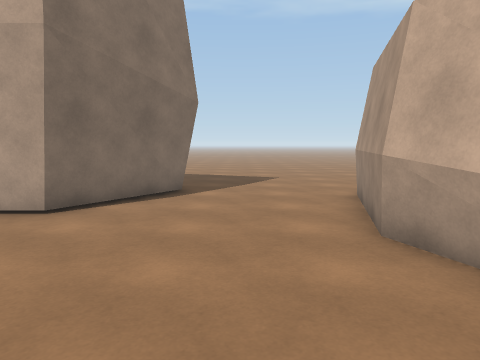
View 1 (above)

24 first-person views from a walk through a Unity game level. The camera is 1.4 m above the floor, tilts 6° down and sees 70° across. The floor is counted in squares, 1 m on a side. Each view is taken from the middle of a square. On the plan, view 1 faces up. The plan holds only what a view shows up to about 15 squares ahead; the rest is blank. The place goes on beyond the plan.

View 2
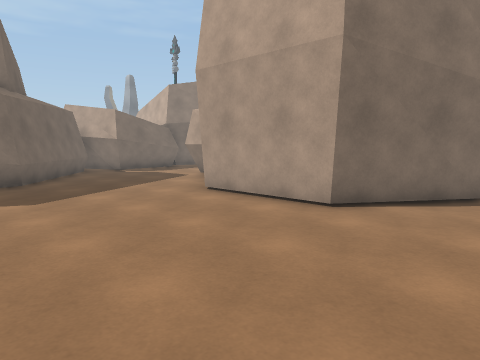

View 3
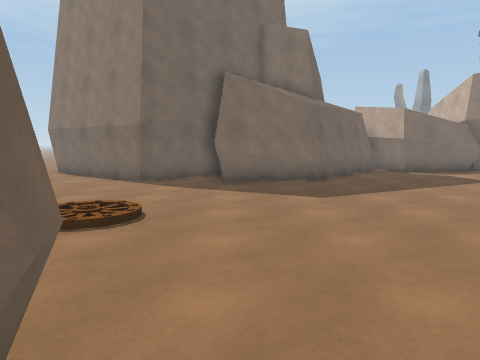

View 4
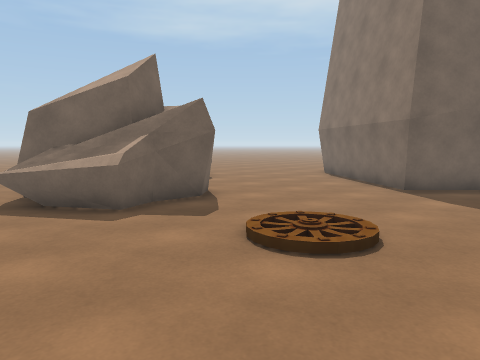

View 5
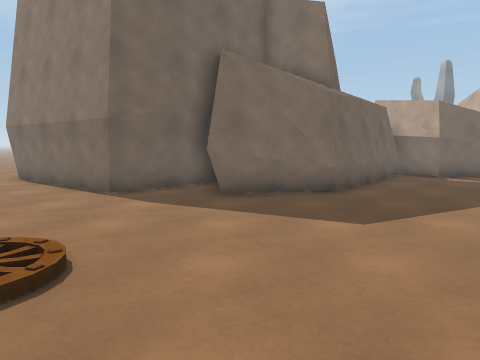

View 6
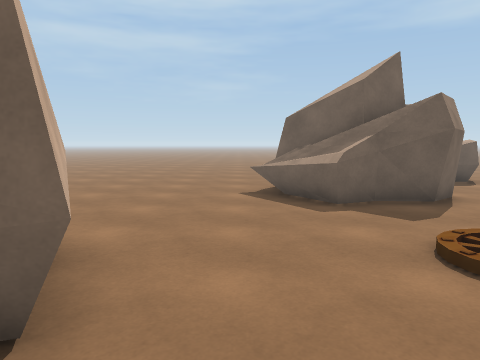

View 7
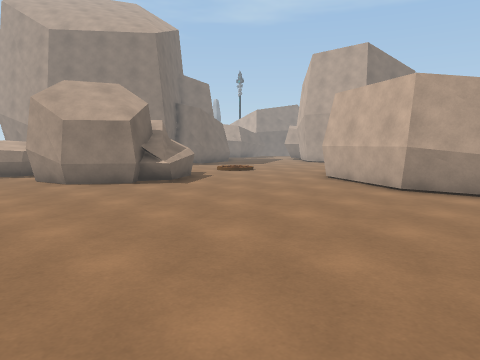

View 8
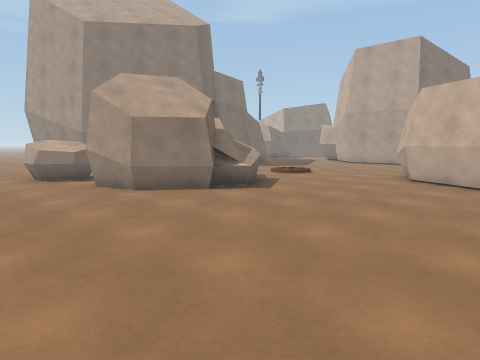

View 9
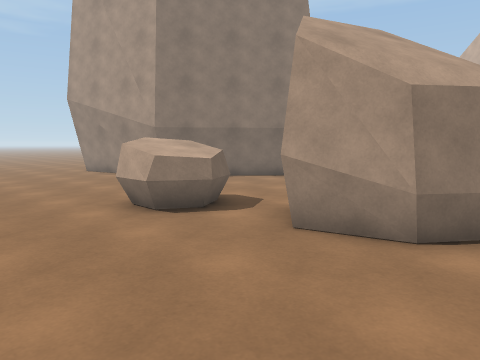

View 10
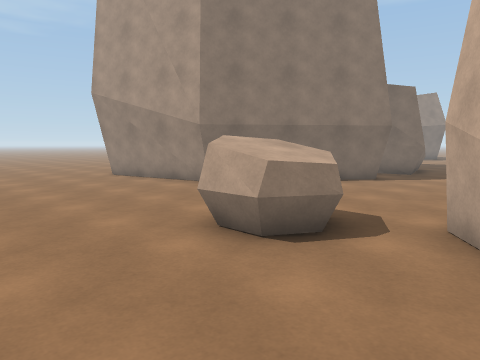

View 11
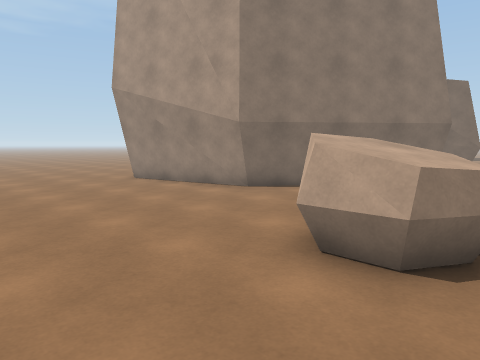

View 12
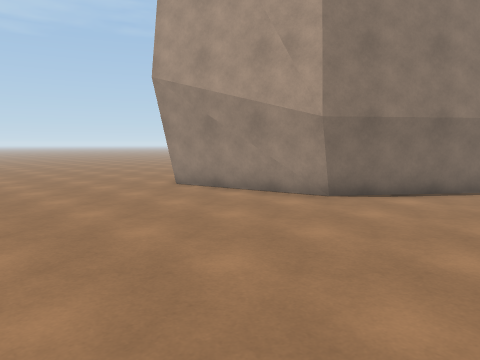

View 13
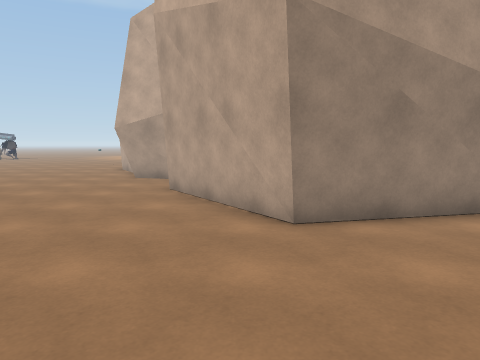

View 14
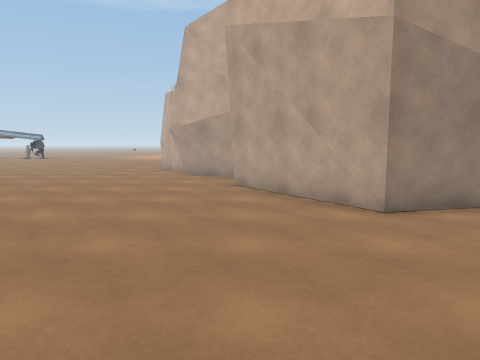

View 15
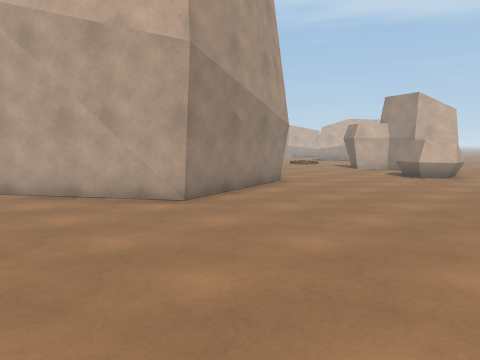

View 16
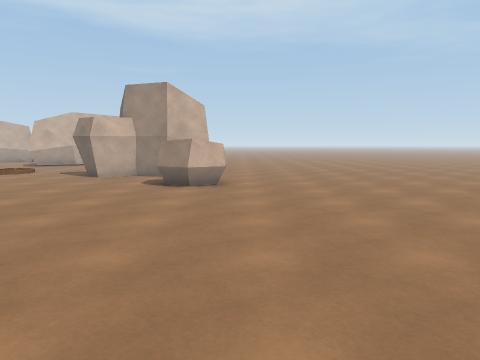

View 17
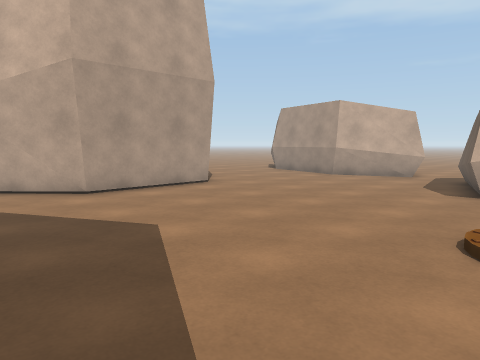

View 18
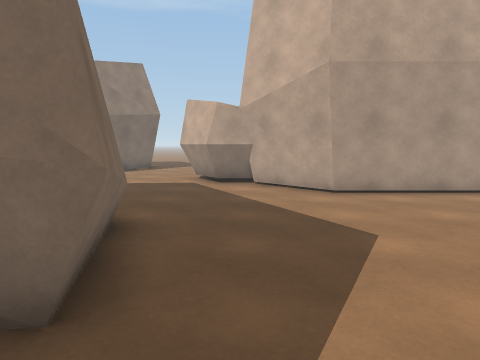

View 19
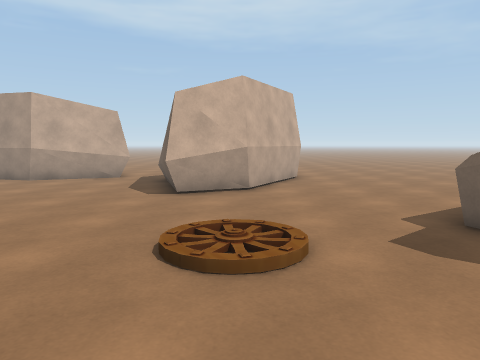

View 20
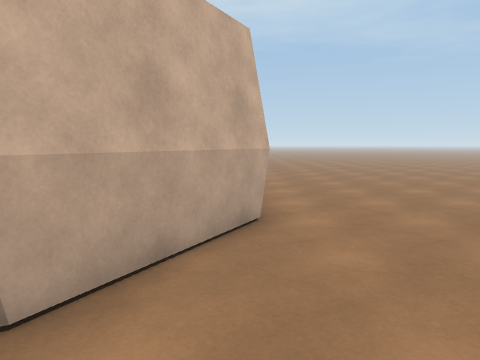

View 21
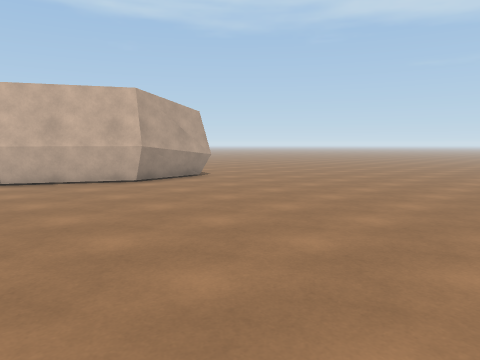

View 22
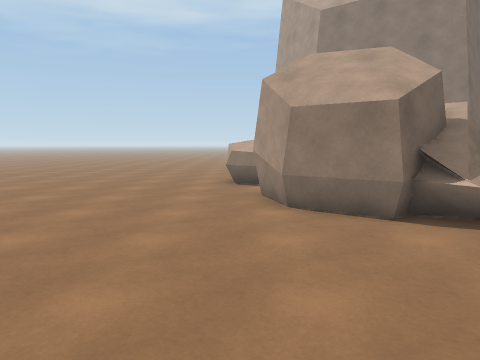

View 23
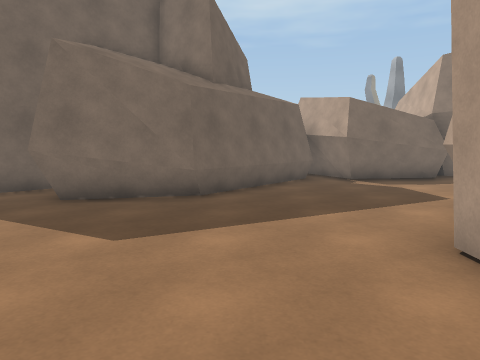

View 24
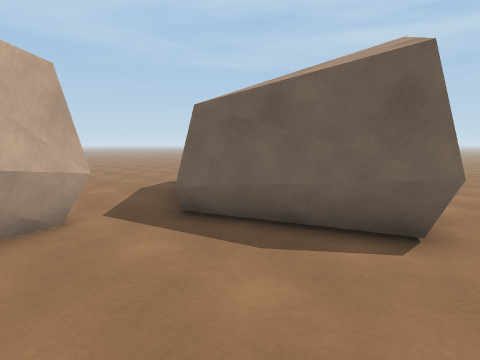

### Floor plan
Points are (right, up) in squares from view 1. A wall is a line through its corners. A room is listed if a view was taken in it or the views show most of it. See-through windows are left out.
Room 1 (views 1, 2, 3, 4, 5, 6, 7, 8, 9, 10, 11, 12, 13, 14, 15, 16, 17, 18, 19, 20, 21, 22, 23, 24)
walls: (-12.5, -3.7) (-16.7, -9) (-22.1, -10.3) (-25.3, -5.5); (-12.1, -0.8) (-13.2, -0.9); (-15.1, -0.9) (-12.4, -3.6); (-0.8, -3.4) (-1.9, -1.1) (2.7, 0); (-12.8, 2.7) (-12.1, -0.6); (-13.1, 2.9) (-12, -0.6); (-13.2, 2.9) (-12.2, -0.9); (3.5, -5.6) (-0.9, -3.1); (-3.9, 6.7) (-8.4, 6.7) (-10.7, 8.8) (-12.1, 8.8) (-12.7, 9.8); (3.3, 1.5) (2.7, 3.1); (2.7, 3.3) (2, 5); (6.5, -5.1) (3.2, -5.4); (6.6, -5.2) (5.3, -5.4); (2.1, 5.3) (2.4, 6.2); (-18.2, 7) (-13.3, 3.1) (-12.7, 1.8); (-25.3, -2.7) (-27.6, -2.1); (-16.8, 8) (-19.2, 7); (-17.1, 9.4) (-17.1, 8.4); (-17.1, 9.4) (-16.9, 8.2) (-19, 7.3); (-17.3, 9.5) (-17.1, 8.3); (-16.9, 9.8) (-16.9, 8.2)
low walls: (-12.1, -0.6) (-12.9, -0.6); (-15.4, -0.9) (-12.5, -3.7); (-0.6, -3.4) (-1.5, -1.3); (-1.4, -0.9) (2.7, 0.2); (-10.5, 9.1) (-12.1, 9.1) (-12.6, 10.1); (-10.5, 9.3) (-11.9, 9.3) (-12.3, 10.1); (-25.4, -2.6) (-27.5, -1.8); (-17.1, 8.4) (-19, 7.4)
ways out: opening at (-15, 9); opening at (-1, 6); opening at (3, 1); opening at (7.5, -5.5)
objects: other object (-12, -13) to (-10, -11); other object (-9, -13) to (-3, -7)

Positions as (right, up) in squares from view 1, and headings:
1: (0, 0), facing up
2: (0, 0), facing up-left
3: (0, 0), facing left
4: (-2, 0), facing down-left
5: (-3, 0), facing left
6: (-3, 1), facing down
7: (7, -16), facing up-left
8: (4, -17), facing up-left
9: (-4, -17), facing up-left
10: (-7, -17), facing up-left
11: (-9, -17), facing up-left
12: (-12, -17), facing up-left
13: (-23, -16), facing up
14: (-25, -17), facing up
15: (-27, -17), facing up-right
16: (-23, -14), facing right
17: (-12, -3), facing up-right
18: (-11, -3), facing up
19: (-11, -3), facing right
20: (-3, -5), facing right
21: (-3, -17), facing up-right
22: (2, -13), facing left
23: (-4, 4), facing left
24: (-3, 4), facing down-right
